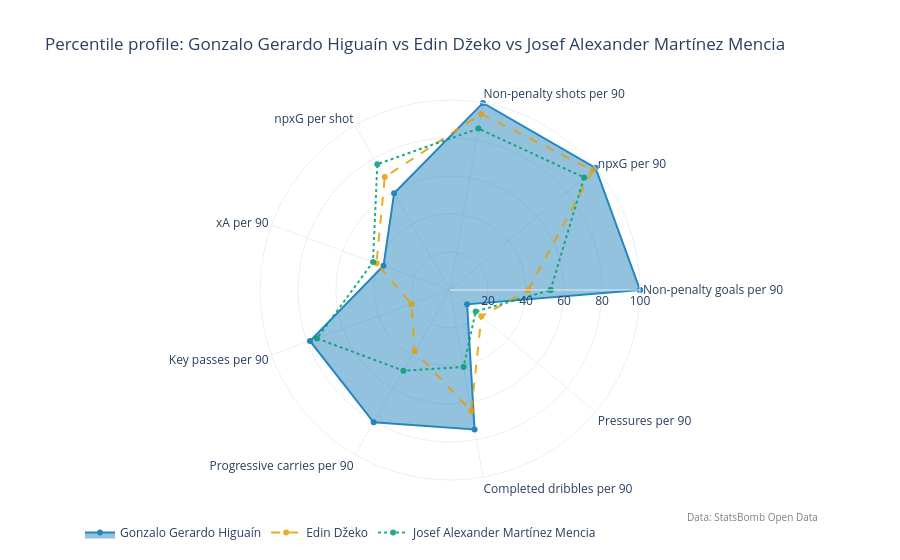

The notebook cell this image was saved under:
### Code cell
from moneyball.plots import radar_comparison

compared = ["Gonzalo Gerardo Higuaín", "Edin Džeko", "Josef Alexander Martínez Mencia"]
fig = radar_comparison(percentiles, compared, SIMILARITY_METRICS)
fig.show()

### Figure 1 — Plotly figure (JSON) as saved in the notebook; plotly's stock layout.template omitted (floating-point values rounded to 4 significant figures)
{"data": [{"fill": "toself", "line": {"color": "#0072B2", "dash": "solid"}, "name": "Gonzalo Gerardo Higuaín", "opacity": 0.85, "r": [100, 100, 100, 58.82, 37.25, 78.43, 80.39, 74.51, 11.76, 100], "theta": ["Non-penalty goals per 90", "npxG per 90", "Non-penalty shots per 90", "npxG per shot", "xA per 90", "Key passes per 90", "Progressive carries per 90", "Completed dribbles per 90", "Pressures per 90", "Non-penalty goals per 90"], "type": "scatterpolar"}, {"line": {"color": "#E69F00", "dash": "dash"}, "name": "Edin Džeko", "opacity": 0.85, "r": [41.18, 98.04, 94.12, 68.63, 41.18, 21.57, 37.25, 64.71, 21.57, 41.18], "theta": ["Non-penalty goals per 90", "npxG per 90", "Non-penalty shots per 90", "npxG per shot", "xA per 90", "Key passes per 90", "Progressive carries per 90", "Completed dribbles per 90", "Pressures per 90", "Non-penalty goals per 90"], "type": "scatterpolar"}, {"line": {"color": "#009E73", "dash": "dot"}, "name": "Josef Alexander Martínez Mencia", "opacity": 0.85, "r": [52.94, 92.16, 86.27, 76.47, 43.14, 74.51, 49.02, 41.18, 17.65, 52.94], "theta": ["Non-penalty goals per 90", "npxG per 90", "Non-penalty shots per 90", "npxG per shot", "xA per 90", "Key passes per 90", "Progressive carries per 90", "Completed dribbles per 90", "Pressures per 90", "Non-penalty goals per 90"], "type": "scatterpolar"}], "layout": {"annotations": [{"font": {"color": "grey", "size": 10}, "showarrow": false, "text": "Data: StatsBomb Open Data", "x": 1, "xanchor": "right", "xref": "paper", "y": -0.12, "yref": "paper"}], "legend": {"orientation": "h", "y": -0.1}, "polar": {"radialaxis": {"range": [0, 100], "tickvals": [20, 40, 60, 80, 100]}}, "title": {"text": "Percentile profile: Gonzalo Gerardo Higuaín vs Edin Džeko vs Josef Alexander Martínez Mencia"}}}
